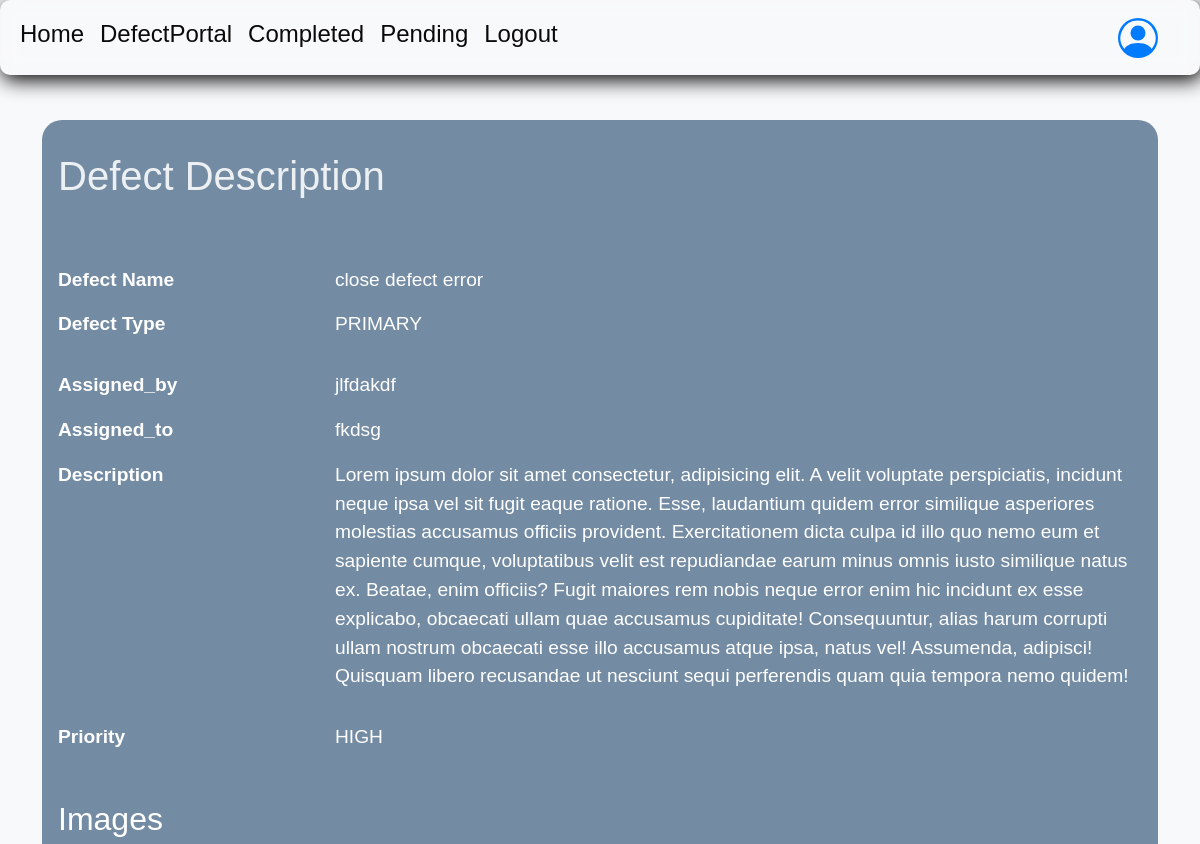
/defects/descr/1/ (signed in, upper part), run on an earlier commit of the app's database.
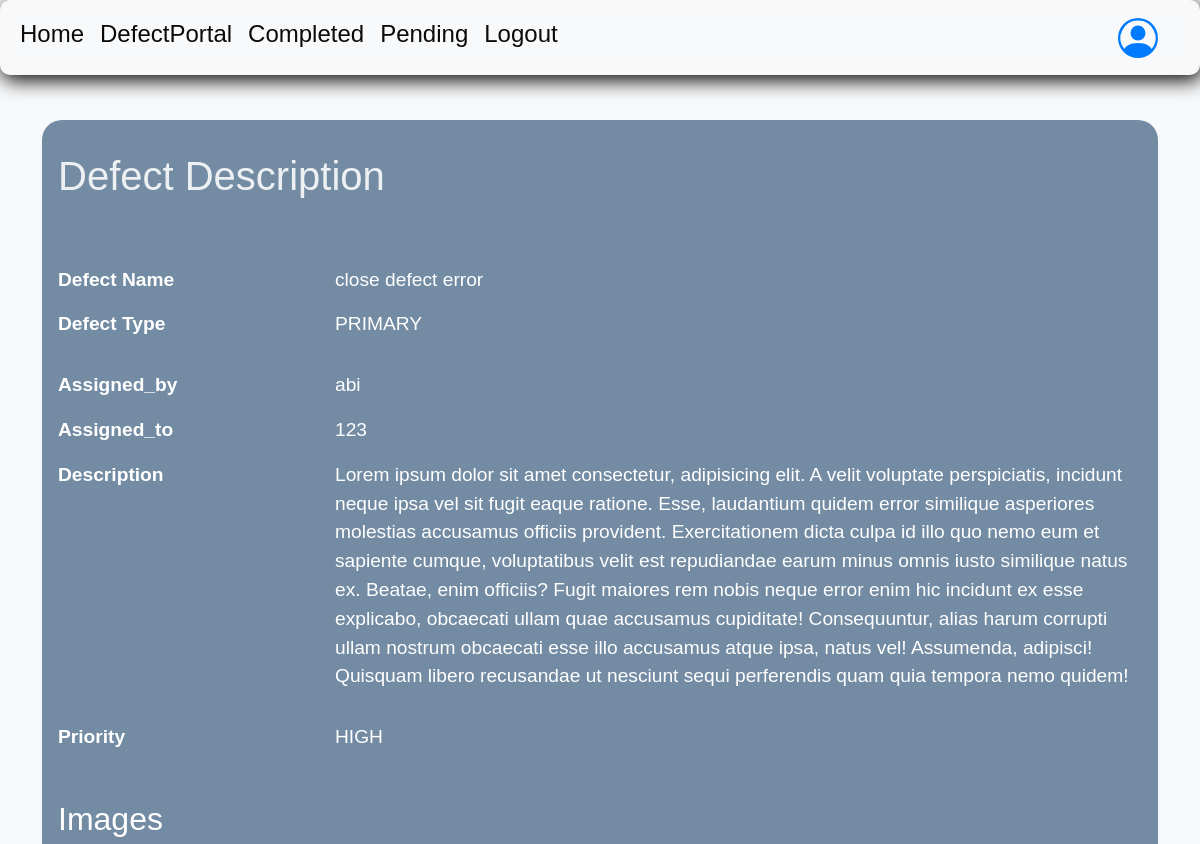
And on a later commit of the database.
### DefectsPortal/models.py (models this page shows, shortened)
class Defect(models.Model):
    defect_id = models.CharField(max_length=100)
    defect_name = models.CharField(max_length=100)
    defect_type = models.CharField(max_length=100, choices=DEFECTS_TYPES, default='PRIMARY')
    assigned_by = models.CharField(max_length=100)
    assigned_to = models.CharField(max_length=100)
    description = models.TextField()
    defect_status = models.CharField(max_length=100, choices=DEFECTS_STATUS, default='NOT COMPLETED')
    priority = models.CharField(max_length=100, choices=DEFECTS_PRIORITY, default='HIGH')

### DefectsPortal/views.py (the view)
# urls.py: path('descr/<int:id>/', views.defect_description, name='descr'),
@login_required(login_url='login')
def defect_description(request, id=0):
    defe = Defect.objects.get(id=id)
    images = Defects_screen_shots.objects.filter(defect=defe)
    context = {
        'defe': defe,
        'images': images
    }
    return render(request, 'defects/description.html', {'context': context})

### templates/defects/description.html (shortened to what this page needs)
{% extends 'defects/defect.html' %}
{% block contents %}
    <div class="container">
        <div class="jumbotron">
            <h1>Defect Description</h1>
            <br><br>
            <dl class="row">
                <dt class="col-sm-3">Defect Name</dt>
                <dd class="col-sm-9"> {{ context.defe.defect_name }} </dd>
                <dt class="col-sm-3">Defect Type</dt>
                <dd class="col-sm-9"><p> {{ context.defe.defect_type }} </p></dd>
                <dt class="col-sm-3">Assigned_by</dt>
                <dd class="col-sm-9"> {{ context.defe.assigned_by}} </dd>
                <dt class="col-sm-3 ">Assigned_to</dt>
                <dd class="col-sm-9"> {{ context.defe.assigned_to}}  </dd>
                <dt class="col-sm-3">Description</dt>
                <dd class="col-sm-9"><p> {{ context.defe.description }} </p></dd>
                <dt class="col-sm-3">Priority</dt>
                <dd class="col-sm-9"><p>  {{ context.defe.priority }} </p></dd>
            </dl>
            <h2>Images</h2>
        </div>
    </div>
{% endblock %}

What changed in the data, as far as the page shows it:
changed Defect "close defect error": defe.assigned_by "jlfdakdf" → "abi"; defe.assigned_to "fkdsg" → "123"
